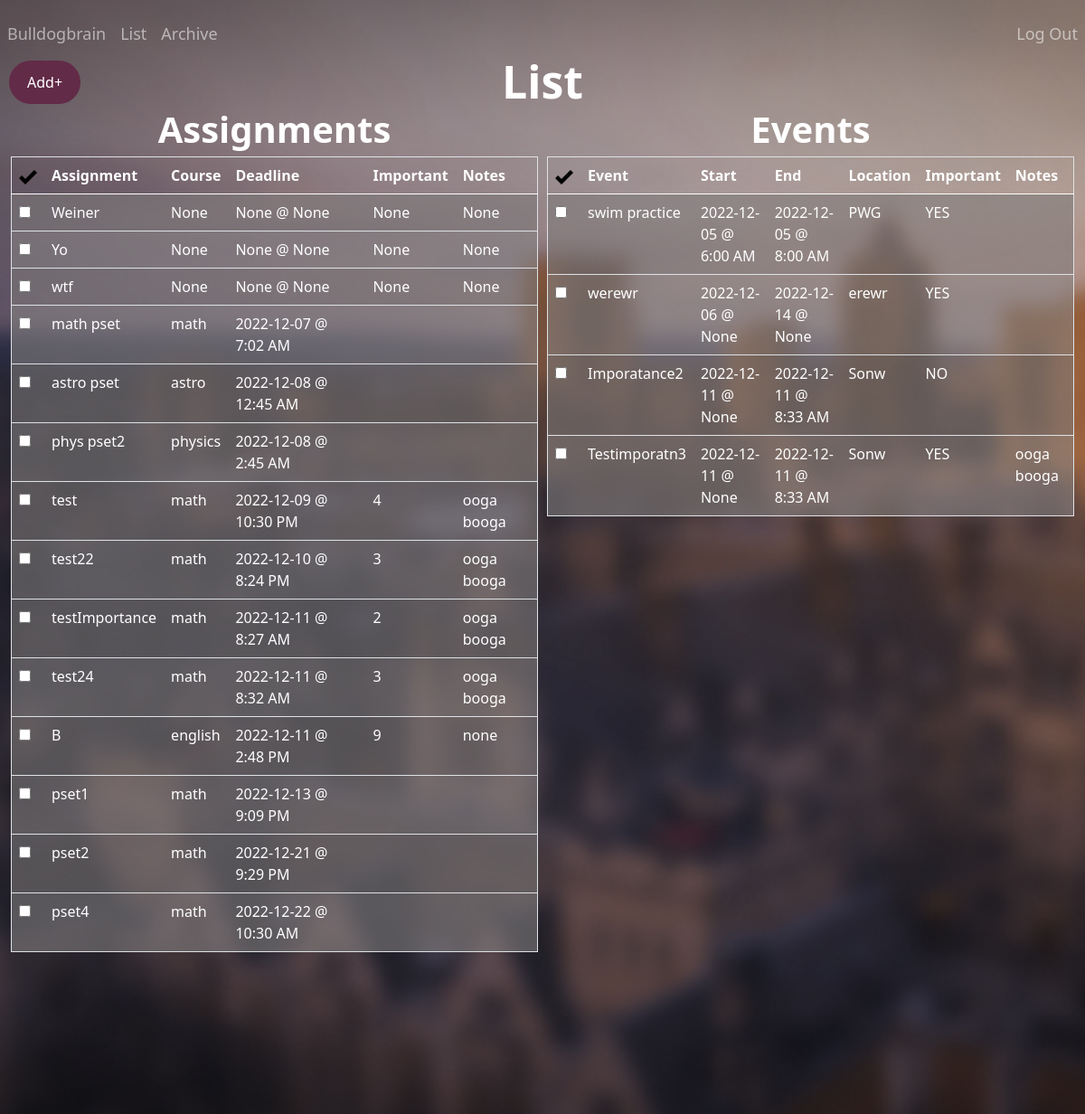
/list (signed in), run on the app's committed database.
### tables this page shows
CREATE TABLE "assignments"(
    'id' INTEGER PRIMARY KEY AUTOINCREMENT NOT NULL, 
    'title' TEXT, 
    'course' TEXT, 
    'deadline' TEXT, 
    'importance' INTEGER, 
    'notes' TEXT, 
    'user_id' INTEGER, 'completed' INTEGER NOT NULL DEFAULT '0' CHECK (completed IN (0, 1)),
    FOREIGN KEY (user_id)
    REFERENCES users (id));

CREATE TABLE 'events'(
    'event_id' INTEGER PRIMARY KEY AUTOINCREMENT NOT NULL, 
    'title' TEXT,
    'location' TEXT, 
    'start_date' TEXT,
    'start_time' TEXT, 
    'end_date' TEXT,
    'end_time' TEXT,
    'importance' INTEGER, 
    'notes' TEXT, 
    'user_id' INTEGER, 'completed' INTEGER NOT NULL DEFAULT '0' CHECK (completed IN (0, 1)),
    FOREIGN KEY (user_id)
    REFERENCES users (id));

### app.py (the view)
@app.route("/list", methods=["GET", "POST"])
def list():
    assignments = db.execute(
            "SELECT id, title, course, date(deadline) as date, CASE WHEN StrFTime('%H', deadline) % 12 = 0 THEN 12 ELSE StrFTime('%H', deadline) % 12 END || ':' || StrFTime('%M', deadline) || ' ' || CASE WHEN CAST(StrFTime('%H', deadline) AS INTEGER) > 12 THEN 'PM' ELSE 'AM' END 'time', importance, notes FROM assignments WHERE user_id = ? AND completed != 1 ORDER BY deadline ASC", session["user_id"])
    events = db.execute(
            "SELECT event_id, title, location, start_date, CASE WHEN StrFTime('%H', start_time) % 12 = 0 THEN 12 ELSE StrFTime('%H', start_time) % 12 END || ':' || StrFTime('%M', start_time) || ' ' || CASE WHEN CAST(StrFTime('%H', start_time) AS INTEGER) > 12 THEN 'PM' ELSE 'AM' END 'start_time', end_date, CASE WHEN StrFTime('%H', end_time) % 12 = 0 THEN 12 ELSE StrFTime('%H', end_time) % 12 END || ':' || StrFTime('%M', end_time) || ' ' || CASE WHEN CAST(StrFTime('%H', end_time) AS INTEGER) > 12 THEN 'PM' ELSE 'AM' END 'end_time', importance, notes FROM events WHERE user_id = ? AND completed != 1 ORDER BY start_date ASC, start_time ASC", session["user_id"])
    if request.method == "POST":
        assignment_id = request.form.get("assignment_id")
        db.execute("UPDATE assignments SET completed = '1' WHERE id = ?", assignment_id)
        event_id = request.form.get("event_id")
        db.execute("UPDATE events SET completed = '1' WHERE event_id = ?", event_id)
        return redirect("/list")
    else:
        return render_template("list.html", assignments=assignments, events=events)

### app.py (called while the page is built)
@app.after_request
def after_request(response):
    response.headers["Cache-Control"] = "no-cache, no-store, must-revalidate"
    response.headers["Expires"] = 0
    response.headers["Pragma"] = "no-cache"
    return response

### templates/list.html (shortened to what this page needs)
{% extends "layout.html" %}
{% block main %}
<strong style = "position:relative; top:-110px; font-size: 50px; color:white;">List</strong>
<div class="row">
<div class="column">
    <strong style = "position:relative; top:-130px; font-size: 40px; color:white;">Assignments</strong>
            <table style = "position:relative; top:-130px" class="table table-striped">
            <thead>
                <tr style="color:white;">
                    <th><img src="static/images/checkMark.png" alt="Checkmark" width="20" height="20"></th>
                    <th>Assignment</th>
                    <th>Course</th>
                    <th>Deadline</th>
                    <th>Important</th>
                    <th>Notes</th>
                </tr>
            </thead>
            <tbody>
                {% for assignments in assignments %}
                <tr style="color:white;  background-color:rgba(137, 133, 133, 0.55);"">
                    <td>
                        <form id="completion" action="/list" method="post">
                            <input autocomplete="off" type="checkbox" id="assignment_id" name="assignment_id" value="{{ assignments.id }}" onclick="submit()" required>
                        </form>
                    </td>
                    <td>{{ assignments.title }}</td>
                    <td>{{ assignments.course }}</td>
                    <td>{{ assignments.date }} @ {{ assignments.time }}</td>
                    <td>{{ assignments.importance }}</td>
                    <td>{{ assignments.notes }}</td>
                </tr>
                {% endfor %}
            </tbody>
        </table>
    </div>
    <div class="column">
        <strong style = "position:relative; top:-130px; font-size: 40px; color:white; ">Events</strong>
            <table style = "position:relative; top:-130px" class="table table-striped">
            <thead>
                <tr style="color:white;">
                    <th><img src="static/images/checkMark.png" alt="Checkmark" width="20" height="20"></th>
                    <th>Event</th>
                    <th>Start</th>
                    <th>End</th>
                    <th>Location</th>
                    <th>Important</th>
                    <th>Notes</th>
                </tr>
            </thead>
            <tbody>
                {% for events in events %}
                <tr style="color:white;  background-color:rgba(137, 133, 133, 0.55);">
                    <td>
                        <form id="completion" action="/list" method="post">
                            <input autocomplete="off" type="checkbox" id="event_id" name="event_id" value="{{ events.event_id }}" onclick="submit()" required>
                        </form>
                    </td>
                    <td>{{ events.title }}</td>
                    <td>{{ events.start_date }} @ {{ events.start_time }}</td>
                    <td>{{ events.end_date }} @ {{ events.end_time }}</td>
                    <td>{{ events.location }}</td>
                    <td>{{ events.importance }}</td>
                    <td>{{ events.notes }}</td>
                </tr>
                {% endfor %}
            </tbody>
        </table>
    </div>
</div>
{% endblock %}

### static/styles.css (style rules this page uses)
* { box-sizing: border-box; margin: 0px 0px 0px 0px; padding: 0px 0px 0px 0px; }
.row { margin-left:-5px; margin-right:-5px; }
.column { float: left; width: 50%; padding: 5px; }
.row::after { content: ""; clear: both; display: table; }
table { border-collapse: collapse; border-spacing: 0; width: 100%; border: 1px solid #ddd; }
th, td { text-align: left; padding: 16px; }
tr:nth-child(even) { background-color: #f2f2f2; }

### templates/list.html (style rules this page uses)
body { background: url("static/images/yalebackground.jpg") no-repeat center center fixed; -webkit-background-size: cover; -moz-background-size: cover; -o-background-size: cover; background-size: cover; }

### data on the page
assignments: title "Weiner", course "None", date "None", time "None", importance "None", notes "None"
assignments: title "Yo", course "None", date "None", time "None", importance "None", notes "None"
assignments: title "wtf", course "None", date "None", time "None", importance "None", notes "None"
assignments: title "math pset", course "math", date "2022-12-07", time "7:02 AM"
assignments: title "astro pset", course "astro", date "2022-12-08", time "12:45 AM"
assignments: title "phys pset2", course "physics", date "2022-12-08", time "2:45 AM"
assignments: title "test", course "math", date "2022-12-09", time "10:30 PM", importance "4", notes "ooga booga"
assignments: title "test22", course "math", date "2022-12-10", time "8:24 PM", importance "3", notes "ooga booga"
assignments: title "testImportance", course "math", date "2022-12-11", time "8:27 AM", importance "2", notes "ooga booga"
assignments: title "test24", course "math", date "2022-12-11", time "8:32 AM", importance "3", notes "ooga booga"
assignments: title "B", course "english", date "2022-12-11", time "2:48 PM", importance "9", notes "none"
assignments: title "pset1", course "math", date "2022-12-13", time "9:09 PM"
assignments: title "pset2", course "math", date "2022-12-21", time "9:29 PM"
assignments: title "pset4", course "math", date "2022-12-22", time "10:30 AM"
events: title "swim practice", start_date "2022-12-05", start_time "6:00 AM", end_date "2022-12-05", end_time "8:00 AM", location "PWG", importance "YES"
events: title "werewr", start_date "2022-12-06", start_time "None", end_date "2022-12-14", end_time "None", location "erewr", importance "YES"
events: title "Imporatance2", start_date "2022-12-11", start_time "None", end_date "2022-12-11", end_time "8:33 AM", location "Sonw", importance "NO"
events: title "Testimporatn3", start_date "2022-12-11", start_time "None", end_date "2022-12-11", end_time "8:33 AM", location "Sonw", importance "YES", notes "ooga booga"
